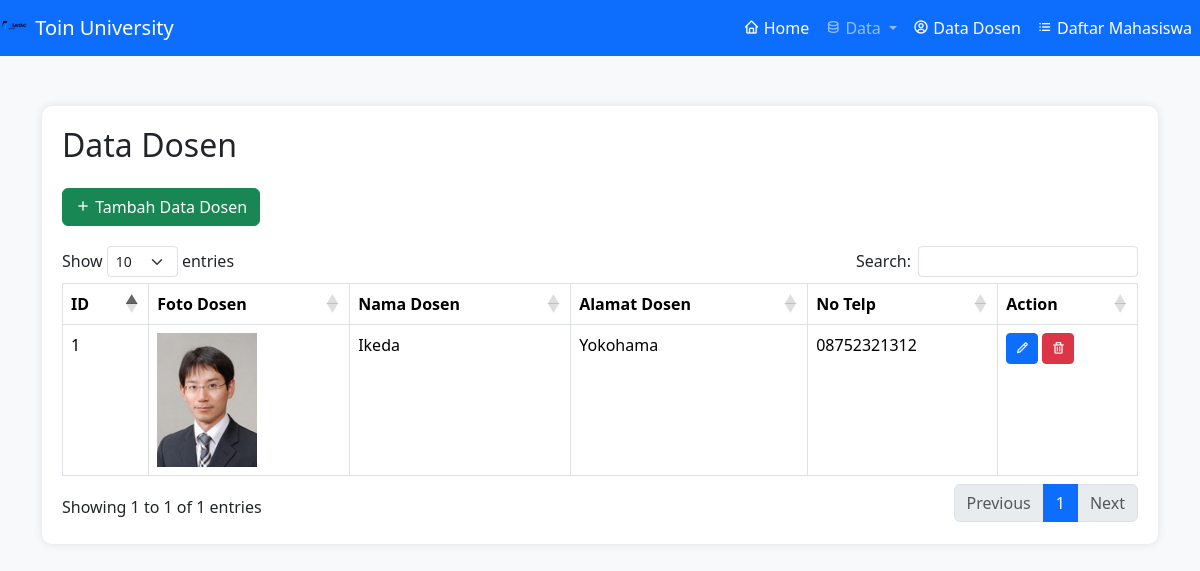
The page /data_dosen/index.php on the database its author committed.
### tables this page shows
CREATE TABLE `data_dosen` (
  `id` int NOT NULL,
  `nama_dosen` varchar(255) NOT NULL,
  `alamat_dosen` varchar(255) NOT NULL,
  `no_telp` varchar(20) NOT NULL,
  `foto_dosen` varchar(255) DEFAULT NULL
);

### data_dosen/index.php (the view, shortened to what this page needs)
<?php
include '../db.php';
include '../layouts/navbar.php';
?>
<!DOCTYPE html>
<html lang="en">
<head>
    <link href="https://cdn.jsdelivr.net/npm/bootstrap@5.3.1/dist/css/bootstrap.min.css" rel="stylesheet">
    <link rel="stylesheet" href="https://cdn.datatables.net/1.13.6/css/dataTables.bootstrap5.min.css">
    <link rel="stylesheet" href="https://cdn.jsdelivr.net/npm/bootstrap-icons@1.11.2/font/bootstrap-icons.min.css">
    <link rel="stylesheet" href="https://unpkg.com/boxicons@2.1.4/css/boxicons.min.css">
</head>
<body>
    <div class="container">
        <div class="table-container">
            <h2 class="mb-4">Data Dosen</h2>
            <a href="create.php" class="btn btn-success btn-custom"><i class='bx bx-plus'></i> Tambah Data Dosen</a>
            <table class="table table-bordered" id="datatable">
                <thead>
                    <tr>
                        <th>ID</th>
                        <th>Foto Dosen</th>
                        <th>Nama Dosen</th>
                        <th>Alamat Dosen</th>
                        <th>No Telp</th>
                        <th>Action</th>
                    </tr>
                </thead>
                <tbody>
                    <?php
                    $sql = "SELECT id, nama_dosen, alamat_dosen, no_telp, foto_dosen FROM data_dosen";
                    $result = $conn->query($sql);
                    $id = 1;
                    if ($result->num_rows > 0) {
                        while ($row = $result->fetch_assoc()) {
                    ?>
                            <tr>
                                <td><?= $id ?></td>
                                <td><img src="uploads/<?= htmlspecialchars($row['foto_dosen']) ?>" alt="Foto Dosen" width="100"></td>
                                <td><?= htmlspecialchars($row['nama_dosen']) ?></td>
                                <td><?= htmlspecialchars($row['alamat_dosen']) ?></td>
                                <td><?= htmlspecialchars($row['no_telp']) ?></td>
                                <td>
                                    <a href="update.php?id=<?= $row['id'] ?>" class="btn btn-primary btn-sm"><i class='bx bx-pencil'></i></a>
                                    <a href="delete.php?id=<?= $row['id'] ?>" class="btn btn-danger btn-sm" onclick="return confirm('Are you sure you want to delete this data?')"><i class='bx bx-trash'></i></a>
                                </td>
                            </tr>
                    <?php
                            $id++;
                        }
                    } else {
                        echo "<tr><td colspan='6'>No results</td></tr>";
                    }
                    ?>
                </tbody>
            </table>
        </div>
    </div>
</body>
</html>

### data_dosen/index.php (style rules this page uses)
body { background-color: #f8f9fa; }
.container { margin-top: 50px; }
.table-container { background-color: #ffffff; padding: 20px; border-radius: 10px; box-shadow: 0 0 10px rgba(0, 0, 0, 0.1); }
.table thead { background-color: #007bff; color: #ffffff; }
.btn-custom { margin-bottom: 20px; }

### rows shown on the page
data_dosen: foto_dosen (picture), nama_dosen "Ikeda", alamat_dosen "Yokohama", no_telp "08752321312"
